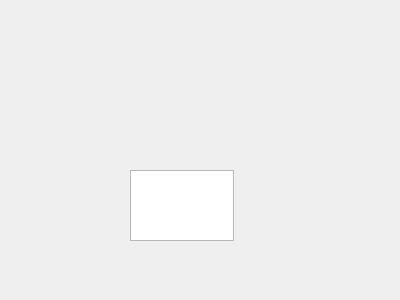
<?xml version="1.0" encoding="UTF-8"?>
<ui version="4.0">
 <class>Form</class>
 <widget class="QWidget" name="Form">
  <property name="geometry">
   <rect>
    <x>0</x>
    <y>0</y>
    <width>400</width>
    <height>300</height>
   </rect>
  </property>
  <property name="windowTitle">
   <string>Form</string>
  </property>
  <widget class="QPlainTextEdit" name="plainTextEdit">
   <property name="geometry">
    <rect>
     <x>130</x>
     <y>170</y>
     <width>104</width>
     <height>71</height>
    </rect>
   </property>
  </widget>
 </widget>
 <resources/>
 <connections/>
</ui>
